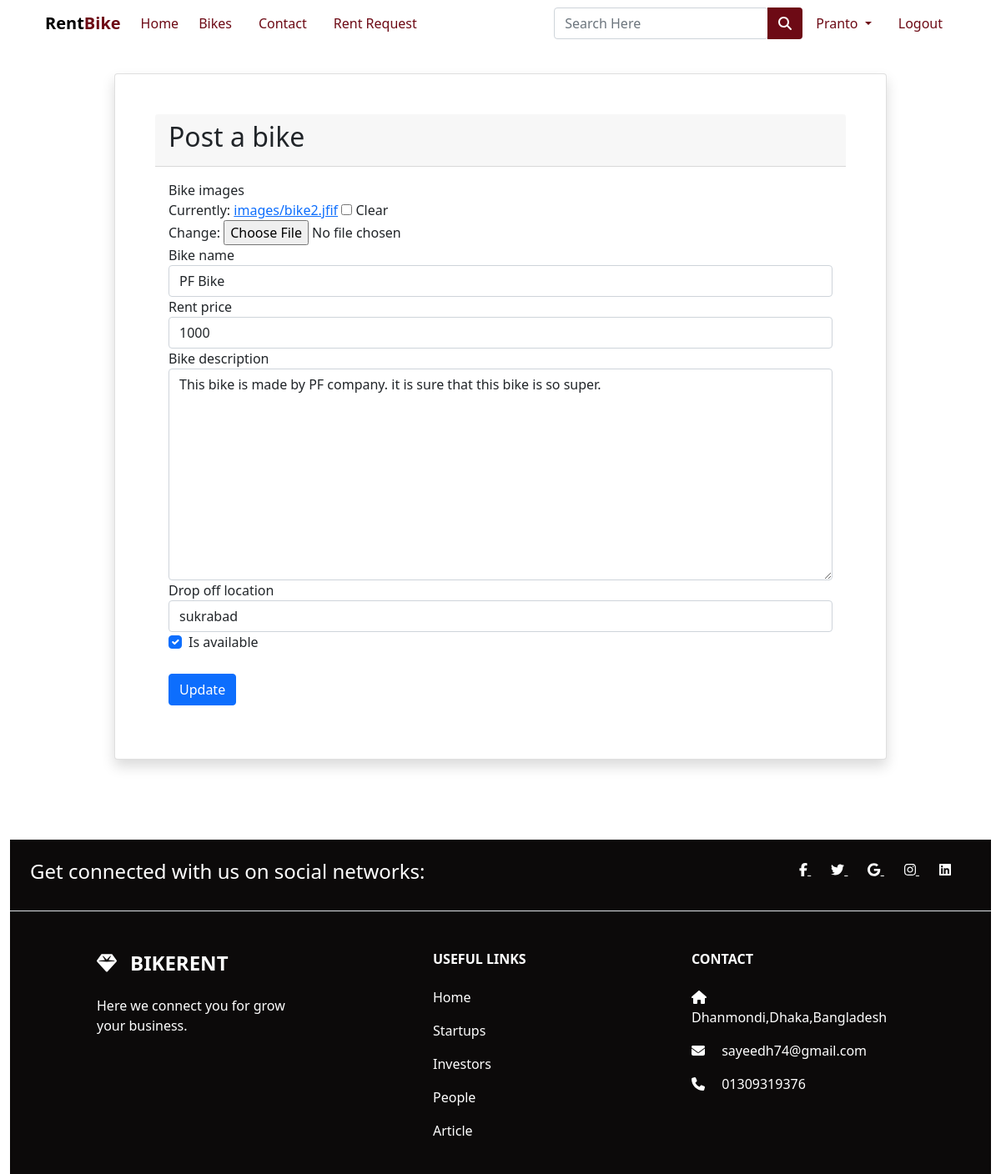
The page /post/5/edit/ (signed in) on the database its author committed.
### app/models.py (models this page shows, shortened)
class User(AbstractUser):
  is_customer = models.BooleanField(default=False)

class Bikepost(models.Model):
  post_user = models.ForeignKey(settings.AUTH_USER_MODEL,on_delete=models.CASCADE,blank=True,null=True)
  bike_id = models.AutoField
  bike_images = models.ImageField(upload_to='images',blank=True,null=True)
  bike_name = models.CharField(max_length=50,blank=True,null=True)
  rent_price = models.CharField(max_length=20,blank=True,null=True)
  milage_covered = models.IntegerField(blank=True,null=True)
  milagePerliter = models.IntegerField(blank=True,null=True)
  bike_condition = models.CharField(max_length=100,choices=CONDITION,blank=True,null=True)
  bike_description = models.TextField(max_length=500,blank=True,null=True)
  drop_off_location = models.CharField(max_length=100,blank=True,null=True)
  is_available = models.BooleanField(default=False)

### app/views.py (the view)
# urls.py: path('post/<int:pk>/edit/',PostUpdateView.as_view(), name='post_edit'),
class PostUpdateView(LoginRequiredMixin,UpdateView):
  model = Bikepost
  fields = ('bike_images','bike_name','rent_price','bike_description','drop_off_location','is_available')
  template_name = 'app/post_edit.html'
  login_url = 'login'
  def dispatch(self,request,*args,**kwargs):
    obj= self.get_object()
    if obj.post_user != self.request.user:
      raise PermissionDenied
    return super().dispatch(request,*args,**kwargs)

### app/templates/app/post_edit.html (shortened to what this page needs)
{% extends 'app/base.html' %}
{% load static %}
{% load crispy_forms_tags %}
{% block main-content %}
<div class="container my-5" style="padding-top: 40px;">
  <div class="row">
    <div class="col-md-10 mx-auto">
      <div class="card shadow p-5">
        <div class="card-header text-black">
          <h2>Post a bike</h2>
        </div>
        <div class="card-body">
          <form action="" method="POST" enctype="multipart/form-data">
            <div class="form-group">
              {{ form | crispy }}
              <br>
              <input type="submit" value="Update" class="btn btn-primary">
              <br>
            </div>
          </form>
        </div>
      </div>
    </div>
  </div>
</div>
{% endblock main-content %}

### app/templates/app/base.html (shortened to what this page needs)
<!DOCTYPE html>
{% load static %}
<html lang="en">
<head>
  <link href="https://cdn.jsdelivr.net/npm/bootstrap@5.0.0-beta1/dist/css/bootstrap.min.css" rel="stylesheet"
>
  <link rel="stylesheet" href="https://stackpath.bootstrapcdn.com/font-awesome/4.7.0/css/font-awesome.min.css">
  <link rel="stylesheet" href="{% static 'app/css/owl.carousel.min.css' %}">
  <link rel="stylesheet" href="{% static 'app/css/all.min.css' %}">
  <link href="{% static 'app/css/style.css' %} rel="stylesheet" ">
  <link rel="stylesheet" href="https://cdnjs.cloudflare.com/ajax/libs/animate.css/3.7.2/animate.css">
</head>
<body>
  <div class="row">
    <div class="col-sm-12 col-md-12 col-lg-12">
      <nav id="nav" class="navbar navbar-expand-lg navbar-light fixed-top" style="background-color: white;">
        <div class="container">
          <a class="navbar-brand" href="/"><span style="color: black;"><b>Rent</b></span><span style="color: #6D0A15;"><b>Bike</b></span></a>
          <div class="collapse navbar-collapse" id="navbarSupportedContent">
            <ul class="navbar-nav me-auto mb-2 mb-lg-0">
              <li class="nav-item">
                <a class="nav-link active" aria-current="page" style="color: #6D0A15;" href="/">Home</a>
              </li>
              <li class="nav-item mx-2">
                <a href="{% url 'bikes' %}" class="nav-link" style="color: #6D0A15;">Bikes</a>
              </li>
              <li class="nav-item mx-2">
                <a href="" class="nav-link" style="color: #6D0A15;">Contact</a>
              </li>
              {% if request.user.is_authenticated %}
              <li class="nav-item mx-2">
                <a href="{% url 'rent-details' %}" class="nav-link" style="color: #6D0A15;">Rent Request</a>
              </li>
              {% endif %}
            </ul>
            <form class="d-flex input-group w-auto" method="POST" action="">
              <input type="search" class="form-control rounded" name="q" placeholder="Search Here" aria-label="Search"
                aria-describedby="search-addon" />
              <button type="submit" class="btn" style="background-color:#6D0A15;"><i class="fas fa-search"
                  style="color: white;"></i></button>
            </form>
            <div>
              <ul class="navbar-nav me-auto mb-2 mb-lg-0">
              {% if request.user.is_authenticated %}
                <li class="nav-item dropdown mx-2">
                  <a class="nav-link dropdown-toggle" style="color: #6D0A15" href="#" id="profileDropdown" role="button"
                    data-bs-toggle="dropdown" aria-expanded="false">
                    {{request.user.username|capfirst}}
                  </a>
                </li>
                <li class="nav-item mx-2">
                  <a href="{% url 'logout' %}" class="nav-link" style="color: #6D0A15">Logout</a>
                </li>
              {% endif %}
              </ul>
            </div>
          </div>
        </div>
      </nav>
    </div>
  </div>
  {% block main-content %}
  {% endblock main-content %}
<br><br>
  <div class="container-fluid">
    <div class="row">
      <div class="col-md-12">
        <footer class=" text-center text-lg-start text-white" style="background-color: rgb(12, 10, 10)">
          <section class="d-flex justify-content-center justify-content-lg-between p-4 border-bottom">
            <div class="me-5 d-none d-lg-block">
              <span>
                <h4>Get connected with us on social networks:</h4>
              </span>
            </div>
            <div>
              <a href="" class="me-4 text-reset">
                <i class="fab fa-facebook-f"></i>
              </a>
              <a href="" class="me-4 text-reset">
                <i class="fab fa-twitter"></i>
              </a>
              <a href="" class="me-4 text-reset">
                <i class="fab fa-google"></i>
              </a>
              <a href="" class="me-4 text-reset">
                <i class="fab fa-instagram"></i>
              </a>
              <a href="" class="me-4 text-reset">
                <i class="fab fa-linkedin"></i>
              </a>
            </div>
          </section>
          <section class="">
            <div class="container text-center text-md-start mt-5">
              <div class="row mt-3">
                <div class="col-md-3 col-lg-4 col-xl-3 mx-auto mb-4">
                  <h4 class="text-uppercase fw-bold mb-4">
                    <i class="fas fa-gem me-3"></i>BikeRent
                  </h4>
                  <p>
                    Here we connect you for grow your business.
                  </p>
                </div>
                <div class="col-md-3 col-lg-2 col-xl-2 mx-auto mb-4">
                  <h6 class="text-uppercase fw-bold mb-4">
                    Useful links
                  </h6>
                  <p>
                    <a href="" style="text-decoration: none;" class="text-reset">Home</a>
                  </p>
                  <p>
                    <a href="" style="text-decoration: none;" class="text-reset">Startups</a>
                  </p>
                  <p>
                    <a href="" style="text-decoration: none;" class="text-reset">Investors</a>
                  </p>
                  <p>
                    <a href="" style="text-decoration: none;" class="text-reset">People</a>
                  </p>
                  <p>
                    <a href="" style="text-decoration: none;" class="text-reset">Article</a>
                  </p>
                </div>
                <div class="col-md-4 col-lg-3 col-xl-3 mx-auto mb-md-0 mb-4">
                  <h6 class="text-uppercase fw-bold mb-4">
                    Contact
                  </h6>
                  <p><i class="fas fa-home me-3"></i>Dhanmondi,Dhaka,Bangladesh</p>
                  <p>
                    <i class="fas fa-envelope me-3"></i>
                    sayeedh74@gmail.com
                  </p>
                  <p><i class="fas fa-phone me-3"></i> 01309319376</p>
                </div>
              </div>
            </div>
          </section>
        </footer>
      </div>
    </div>
  </div>
</body>
</html>

### rows shown on the page
User: user.username "Pranto"
Bikepost: bike_name "PF Bike", rent_price "1000", bike_description "This bike is made by PF company. it is sure that this bike is so super.", drop_off_location "sukrabad", is_available "☑"
